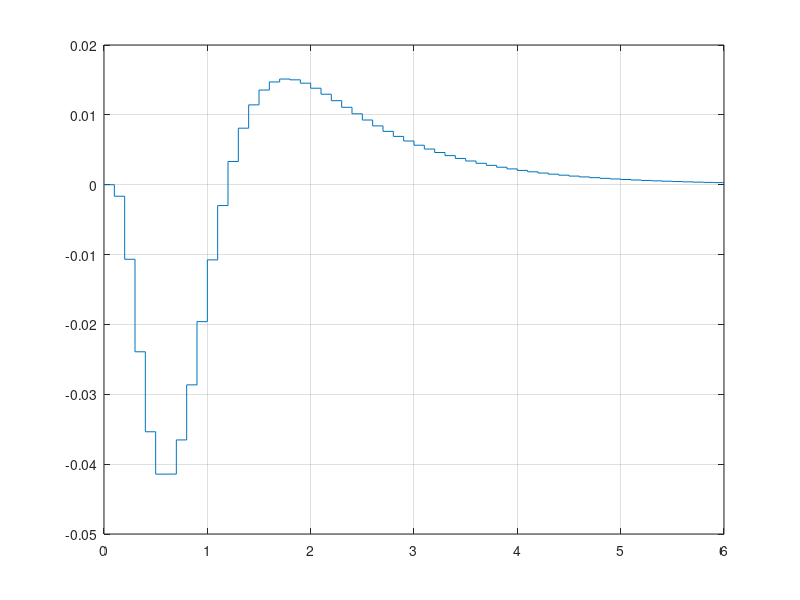

This chart was generated by the following MATLAB code:
%% QUADROTOR BALANCING PENDULUM MODEL PREDICTIVE CONTROL SIMULATION
%
% MATLAB simulation of the paper A Flying Inverted Pendulum by Markus Hehn 
% and Raffaello D'Andrea 

%% INITIALIZATION 

% Constants
g = 9.81;   % m/s^2
L = 0.6;    % meters

% continuous-time state space matrices
Ac = [0   1 0 0 0;
     g/L 0 0 0 -g;
     0   0 0 1 0;
     0   0 0 0 g;
     0   0 0 0 0];
 
Bc = [0;0;0;0;1];

Cc = eye(size(Ac));
% outputs we are interested are
% - r1:     the displacement of 
% - r2:     velocity of pendulum relative to quadrotor
% - x1:     x-direction displacement of quadrotor relative to inertial
%           coordinate frame O
% - x2:     x-direction velocity of quadrotor relative to inertial
%           coordinate frame O
% - beta:   pitch angle of quad (rotation angle around y-axis)

% continuous-time state-space model
sysc = ss(Ac,Bc,Cc,[]);
 
%% CHECK CONTROLLABILITY OF CONTINUOUS TIME SYSTEM
 
% ctrb(A,B)
% 
% % not controllable
% % use Hautus test 
% 
% eigvals = eig(A);
% 
% for idx = 1:numel(eigvals)
%  lambda = eigvals(idx);
%  disp('Eigenvalue: ');
%  disp(lambda)
%  rk = rank([(eye(size(A))*lambda-A) B]);
%  disp('rank: ');
%  disp(rk);
%  disp('----------------');
% end

%% DISCRETIZE SYSTEM

Ts = 0.1;  % 10 ms sampling time
sysd = c2d(sysc,Ts);

A = sysd.A;
B = sysd.B;
C = sysd.C;

%% LINEAR QUADRATIC REGULATOR

% we have three uncontrollable modes lambda = 0,0,0

Q = eye(size(A));
R = 0.1;

[K,S,e] = dlqr(A,B,Q,R,[]);

%% SIMUALTION

sysd_closedloop = ss(A-B*K,B,C,[],Ts);

[states_trajectory, time] = step(sysd_closedloop);

%% PLOT SIMULATION RESULTS

figure(1);
clf;
stairs(time, states_trajectory(:,1));
grid();

%% PLOT SIMULATION GRAPHICALLY
show_trajectory = true;



% visualize_quadrotor_trajectory(time,states_trajectory)
















































% .